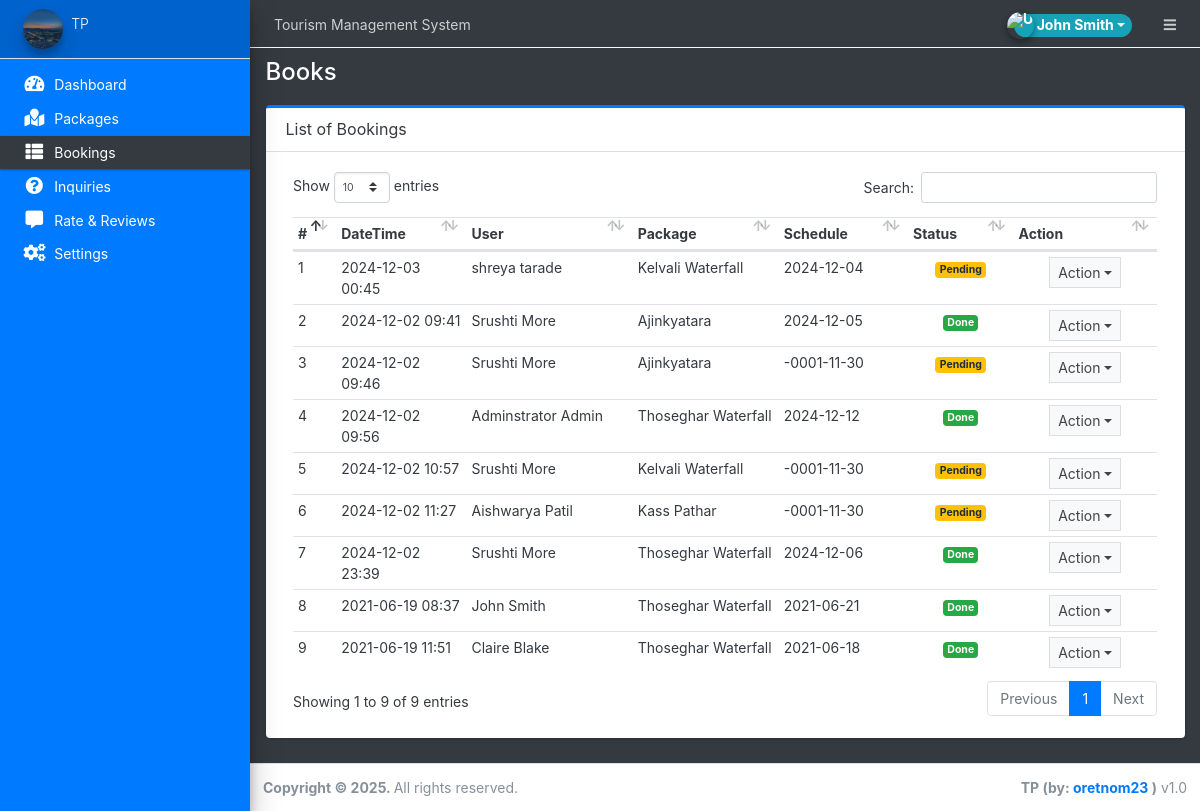
Page /admin/?page=books (signed in) on the committed database.
### tables this page shows
CREATE TABLE `book_list` (
  `id` int(30) NOT NULL,
  `user_id` int(30) NOT NULL,
  `package_id` int(30) NOT NULL,
  `status` tinyint(4) NOT NULL DEFAULT 0 COMMENT '0=pending,1=confirm, 2=cancelled\r\n',
  `schedule` date DEFAULT NULL,
  `date_created` datetime NOT NULL DEFAULT current_timestamp()
);

CREATE TABLE `packages` (
  `id` int(30) NOT NULL,
  `title` text DEFAULT NULL,
  `tour_location` text DEFAULT NULL,
  `cost` double NOT NULL,
  `description` text DEFAULT NULL,
  `upload_path` text DEFAULT NULL,
  `status` tinyint(4) NOT NULL DEFAULT 1 COMMENT '1 =active ,2 = Inactive',
  `date_created` datetime NOT NULL DEFAULT current_timestamp()
);

### admin/books/index.php (the view, shortened to what this page needs)
<div class="card card-outline card-primary">
	<div class="card-header">
		<h3 class="card-title">List of Bookings</h3>
	</div>
	<div class="card-body">
        <div class="container-fluid">
        <table class="table table-stripped text-dark">
            <colgroup>
                <col width="5%">
                <col width="10">
                <col width="15">
                <col width="25">
                <col width="20">
                <col width="5">
                <col width="5">
            </colgroup>
            <thead>
                <tr>
                    <th>#</th>
                    <th>DateTime</th>
                    <th>User</th>
                    <th>Package</th>
                    <th>Schedule</th>
                    <th>Status</th>
                    <th>Action</th>
                </tr>
            </thead>
            <tbody>
                <?php
                $i=1;
                    $qry = $conn->query("SELECT b.*,p.title,concat(u.firstname,' ',u.lastname) as name FROM book_list b inner join `packages` p on p.id = b.package_id inner join users u on u.id = b.user_id order by date(b.date_created) desc ");
                    while($row= $qry->fetch_assoc()):
                ?>
                    <tr>
                        <td><?php echo $i++ ?></td>
                        <td><?php echo date("Y-m-d H:i",strtotime($row['date_created'])) ?></td>
                        <td><?php echo $row['name'] ?></td>
                        <td><?php echo $row['title'] ?></td>
                        <td><?php echo date("Y-m-d",strtotime($row['schedule'])) ?></td>
                        <td class="text-center">
                            <?php if($row['status'] == 0): ?>
                                <span class="badge badge-warning">Pending</span>
                            <?php elseif($row['status'] == 1): ?>
                                <span class="badge badge-primary">Confirmed</span>
                            <?php elseif($row['status'] == 2): ?>
                                <span class="badge badge-danger">Cancelled</span>
                            <?php elseif($row['status'] == 3): ?>
                                <span class="badge badge-success">Done</span>
                            <?php endif; ?>
                        </td>
                        <td align="center">
                                <button type="button" class="btn btn-flat btn-default btn-sm dropdown-toggle dropdown-icon" data-toggle="dropdown">
                                    Action
                                </button>
                        </td>
                    </tr>
                <?php endwhile; ?>
            </tbody>
        </table>
		</div>
	</div>
</div>

### rows in the picture
book_list: date_created "2024-12-03 00:45", name "shreya tarade", package.title "Kelvali Waterfall", schedule "2024-12-04", status "Pending"
book_list: date_created "2024-12-02 09:41", name "Srushti More", package.title "Ajinkyatara", schedule "2024-12-05", status "Done"
book_list: date_created "2024-12-02 09:46", name "Srushti More", package.title "Ajinkyatara", schedule "-0001-11-30", status "Pending"
book_list: date_created "2024-12-02 09:56", name "Adminstrator Admin", package.title "Thoseghar Waterfall", schedule "2024-12-12", status "Done"
book_list: date_created "2024-12-02 10:57", name "Srushti More", package.title "Kelvali Waterfall", schedule "-0001-11-30", status "Pending"
book_list: date_created "2024-12-02 11:27", name "Aishwarya Patil", package.title "Kass Pathar", schedule "-0001-11-30", status "Pending"
book_list: date_created "2024-12-02 23:39", name "Srushti More", package.title "Thoseghar Waterfall", schedule "2024-12-06", status "Done"
book_list: date_created "2021-06-19 08:37", name "John Smith", package.title "Thoseghar Waterfall", schedule "2021-06-21", status "Done"
book_list: date_created "2021-06-19 11:51", name "Claire Blake", package.title "Thoseghar Waterfall", schedule "2021-06-18", status "Done"

### other values in the picture
$_settings->info('name') "Tourism Management System"
$_settings->userdata('firstname').' '.$_settings->userdata('lastname') "John Smith"
$_settings->info('short_name') "TP"
str_replace(array("/","_"), " ",$page) "Books"
